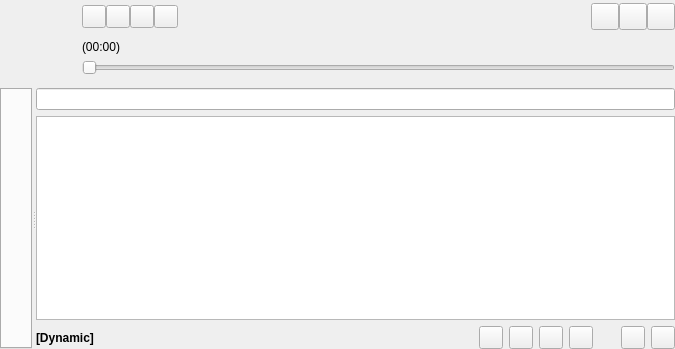
<?xml version="1.0" encoding="UTF-8"?>
<ui version="4.0">
 <class>MainWindow</class>
 <widget class="QWidget" name="MainWindow">
  <property name="geometry">
   <rect>
    <x>0</x>
    <y>0</y>
    <width>675</width>
    <height>349</height>
   </rect>
  </property>
  <property name="windowTitle">
   <string>Form</string>
  </property>
  <layout class="QGridLayout" name="gridLayout_2">
   <property name="margin">
    <number>0</number>
   </property>
   <item row="0" column="0" rowspan="3">
    <widget class="CoverWidget" name="coverWidget">
     <property name="sizePolicy">
      <sizepolicy hsizetype="Fixed" vsizetype="Fixed">
       <horstretch>0</horstretch>
       <verstretch>0</verstretch>
      </sizepolicy>
     </property>
     <property name="minimumSize">
      <size>
       <width>76</width>
       <height>76</height>
      </size>
     </property>
     <property name="maximumSize">
      <size>
       <width>76</width>
       <height>76</height>
      </size>
     </property>
    </widget>
   </item>
   <item row="0" column="1">
    <layout class="QHBoxLayout" name="controlLayout">
     <property name="spacing">
      <number>0</number>
     </property>
     <item>
      <widget class="QToolButton" name="prevTrackButton"/>
     </item>
     <item>
      <widget class="QToolButton" name="playPauseTrackButton"/>
     </item>
     <item>
      <widget class="QToolButton" name="stopTrackButton"/>
     </item>
     <item>
      <widget class="QToolButton" name="nextTrackButton"/>
     </item>
    </layout>
   </item>
   <item row="0" column="2">
    <layout class="QVBoxLayout" name="verticalLayout_2">
     <item>
      <widget class="PaddedSqueezedTextLabel" name="trackLabel">
       <property name="font">
        <font>
         <weight>75</weight>
         <bold>true</bold>
        </font>
       </property>
      </widget>
     </item>
     <item>
      <widget class="PaddedSqueezedTextLabel" name="artistLabel"/>
     </item>
    </layout>
   </item>
   <item row="0" column="3">
    <layout class="QHBoxLayout" name="horizontalLayout_3">
     <property name="spacing">
      <number>0</number>
     </property>
     <item>
      <widget class="QToolButton" name="streamButton">
       <property name="iconSize">
        <size>
         <width>20</width>
         <height>20</height>
        </size>
       </property>
      </widget>
     </item>
     <item>
      <widget class="QToolButton" name="volumeButton">
       <property name="iconSize">
        <size>
         <width>20</width>
         <height>20</height>
        </size>
       </property>
      </widget>
     </item>
     <item>
      <widget class="QToolButton" name="menuButton">
       <property name="iconSize">
        <size>
         <width>20</width>
         <height>20</height>
        </size>
       </property>
      </widget>
     </item>
    </layout>
   </item>
   <item row="1" column="1" colspan="3">
    <widget class="SqueezedTextLabel" name="songTimeElapsedLabel">
     <property name="sizePolicy">
      <sizepolicy hsizetype="Preferred" vsizetype="Fixed">
       <horstretch>0</horstretch>
       <verstretch>0</verstretch>
      </sizepolicy>
     </property>
     <property name="text">
      <string>(00:00)</string>
     </property>
    </widget>
   </item>
   <item row="2" column="1" colspan="3">
    <widget class="TimeSlider" name="positionSlider">
     <property name="pageStep">
      <number>0</number>
     </property>
     <property name="orientation">
      <enum>Qt::Horizontal</enum>
     </property>
    </widget>
   </item>
   <item row="3" column="0" colspan="4">
    <widget class="MessageWidget" name="messageWidget">
     <property name="frameShape">
      <enum>QFrame::StyledPanel</enum>
     </property>
     <property name="frameShadow">
      <enum>QFrame::Raised</enum>
     </property>
    </widget>
   </item>
   <item row="4" column="0" colspan="4">
    <widget class="AutohidingSplitter" name="splitter">
     <property name="enabled">
      <bool>true</bool>
     </property>
     <property name="sizePolicy">
      <sizepolicy hsizetype="MinimumExpanding" vsizetype="MinimumExpanding">
       <horstretch>0</horstretch>
       <verstretch>0</verstretch>
      </sizepolicy>
     </property>
     <property name="orientation">
      <enum>Qt::Horizontal</enum>
     </property>
     <widget class="FancyTabWidget" name="tabWidget">
      <property name="minimumSize">
       <size>
        <width>32</width>
        <height>32</height>
       </size>
      </property>
     </widget>
     <widget class="QWidget" name="playQueueWidget">
      <property name="sizePolicy">
       <sizepolicy hsizetype="Expanding" vsizetype="Expanding">
        <horstretch>2</horstretch>
        <verstretch>0</verstretch>
       </sizepolicy>
      </property>
      <layout class="QGridLayout" name="gridLayout">
       <property name="margin">
        <number>0</number>
       </property>
       <item row="0" column="0" colspan="10">
        <widget class="LineEdit" name="searchPlayQueueLineEdit"/>
       </item>
       <item row="1" column="0" colspan="10">
        <widget class="PlayQueueView" name="playQueue"/>
       </item>
       <item row="2" column="0">
        <widget class="QLabel" name="dynamicLabel">
         <property name="text">
          <string>[Dynamic]</string>
         </property>
         <property name="font">
          <font>
           <weight>75</weight>
           <bold>true</bold>
          </font>
         </property>
        </widget>
       </item>
       <item row="2" column="1">
        <widget class="SqueezedTextLabel" name="playQueueStatsLabel"/>
       </item>
       <item row="2" column="2">
        <spacer>
         <property name="orientation">
          <enum>Qt::Horizontal</enum>
         </property>
         <property name="sizeHint" stdset="0">
          <size>
           <width>6</width>
           <height>21</height>
          </size>
         </property>
        </spacer>
       </item>
       <item row="2" column="3">
        <widget class="QToolButton" name="repeatPushButton">
         <property name="checkable">
          <bool>true</bool>
         </property>
         <property name="checked">
          <bool>false</bool>
         </property>
        </widget>
       </item>
       <item row="2" column="4">
        <widget class="QToolButton" name="singlePushButton">
         <property name="checkable">
          <bool>true</bool>
         </property>
         <property name="checked">
          <bool>false</bool>
         </property>
        </widget>
       </item>
       <item row="2" column="5">
        <widget class="QToolButton" name="randomPushButton">
         <property name="checkable">
          <bool>true</bool>
         </property>
        </widget>
       </item>
       <item row="2" column="6">
        <widget class="QToolButton" name="consumePushButton">
         <property name="checkable">
          <bool>true</bool>
         </property>
        </widget>
       </item>
       <item row="2" column="7">
        <spacer name="horizontalSpacer_4">
         <property name="orientation">
          <enum>Qt::Horizontal</enum>
         </property>
         <property name="sizeType">
          <enum>QSizePolicy::Fixed</enum>
         </property>
         <property name="sizeHint" stdset="0">
          <size>
           <width>16</width>
           <height>16</height>
          </size>
         </property>
        </spacer>
       </item>
       <item row="2" column="8">
        <widget class="QToolButton" name="savePlayQueuePushButton"/>
       </item>
       <item row="2" column="9">
        <widget class="QToolButton" name="removeAllFromPlayQueuePushButton"/>
       </item>
      </layout>
     </widget>
    </widget>
   </item>
  </layout>
 </widget>
 <customwidgets>
  <customwidget>
   <class>PaddedSqueezedTextLabel</class>
   <extends>QLabel</extends>
   <header>squeezedtextlabel.h</header>
  </customwidget>
  <customwidget>
   <class>SqueezedTextLabel</class>
   <extends>QLabel</extends>
   <header>squeezedtextlabel.h</header>
  </customwidget>
  <customwidget>
   <class>LineEdit</class>
   <extends>QLineEdit</extends>
   <header>lineedit.h</header>
  </customwidget>
  <customwidget>
   <class>PlayQueueView</class>
   <extends>QTreeView</extends>
   <header>playqueueview.h</header>
  </customwidget>
  <customwidget>
   <class>TimeSlider</class>
   <extends>QSlider</extends>
   <header>timeslider.h</header>
  </customwidget>
  <customwidget>
   <class>FancyTabWidget</class>
   <extends>QTabWidget</extends>
   <header>fancytabwidget.h</header>
   <container>1</container>
  </customwidget>
  <customwidget>
   <class>MessageWidget</class>
   <extends>QFrame</extends>
   <header>messagewidget.h</header>
   <container>1</container>
  </customwidget>
  <customwidget>
   <class>AutohidingSplitter</class>
   <extends>QSplitter</extends>
   <header>autohidingsplitter.h</header>
   <container>1</container>
  </customwidget>
  <customwidget>
   <class>CoverWidget</class>
   <extends>QLabel</extends>
   <header>coverwidget.h</header>
  </customwidget>
 </customwidgets>
 <resources/>
 <connections/>
</ui>
